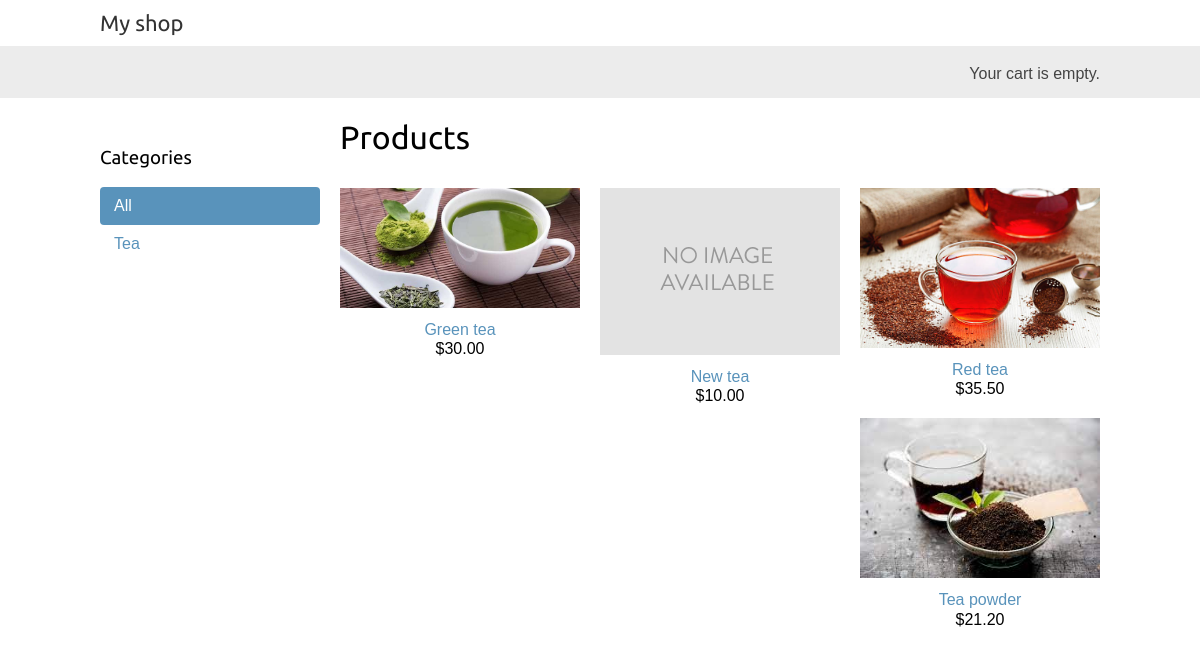
The page / on the database its author committed.
### shop/models.py (models this page shows, shortened)
class Category(models.Model):
    name = models.CharField(max_length=256, db_index=True)
    slug = models.SlugField(max_length=256, unique=True)
    class Meta:
        ordering = ('name',)
        verbose_name = 'category'
        verbose_name_plural = 'categories'
    def get_absolute_url(self):
        return reverse('shop:product_list_by_category', args=[self.slug])

class Product(models.Model):
    category = models.ForeignKey(Category, on_delete=models.CASCADE, related_name='products')
    name = models.CharField(max_length=256, db_index=True)
    slug = models.SlugField(max_length=256, unique=True)
    image = models.ImageField(upload_to='products/%Y/%m/%d', blank=True)
    description = models.TextField(blank=True)
    price = models.DecimalField(max_digits=10, decimal_places=2)
    available = models.BooleanField(default=True)
    created = models.DateTimeField(auto_now_add=True)
    updated = models.DateTimeField(auto_now=True)
    stock = models.PositiveIntegerField(default=0)
    class Meta:
        ordering = ('name',)
        index_together = (('id', 'slug'),)
    def get_absolute_url(self):
        return reverse('shop:product_detail', args=[self.id, self.slug])

### shop/views.py (the view)
# urls.py: path('', views.product_list, name='product_list'),
def product_list(request, category_slug=None):
    categories = Category.objects.all()
    category = None
    products = Product.objects.filter(available=True)
    if category_slug:
        category = get_object_or_404(Category, slug=category_slug)
        products = products.filter(category=category)
    return render(request, 'shop/product/list.html',
                  {'category': category,
                   'products': products,
                   'categories': categories})

### cart/cart.py (called while the page is built)
    def __len__(self):
        return sum(item['quantity'] for item in self.cart.values())

### cart/context_processors.py (called while the page is built)
def cart(request):
    return {'cart': Cart(request)}

### shop/templates/shop/product/list.html (shortened to what this page needs)
{% extends 'shop/base.html' %}
{% load static %}
{% block content %}
 <div id="sidebar">
    <h3>Categories</h3>
    <ul>
        <li {% if not category %} class="selected"{% endif %}>
            <a href="{% url 'shop:product_list' %}">All</a>
        </li>
        {% for c in categories %}
            <li {% if category.slug == c.slug %} class="selected" {% endif %}>
                <a href="{{ c.get_absolute_url }}">{{ c.name }}</a>
            </li>
        {% endfor %}
    </ul>
 </div>
 <div id="main" class="product-list">
    <h1>{% if category %}{{ category.name }}{% else %}Products{% endif %}</h1>
    {% for product in products %}
        <div class="item">
            <a href="{{ product.get_absolute_url }}">
                <img src="{% if product.image %}{{ product.image.url }}{%else %}
                {% static 'img/no_image.png' %}{% endif %}">
            </a>
            <a href="{{ product.get_absolute_url }}">{{ product.name }}</a>
            <br>
            ${{ product.price }}
        </div>
    {% endfor %}
 </div>
{% endblock %}

### shop/templates/shop/base.html (shortened to what this page needs)
<!DOCTYPE html>
{% load static %}
<html lang="en">
<head>
    <link href="{% static 'css/base.css' %}" rel="stylesheet">
</head>
<body>
    <div id="header">
        <a href="{% url 'shop:product_list' %}" class="logo">My shop</a>
    </div>
    <div id="subheader">
        <div class="cart">
            {% with total_items=cart|length %}
                {% if total_items > 0 %}
                    <a href="{% url 'cart:cart_detail' %}">
                        {{ total_items }} item{{ total_items|pluralize }},
                        ${{ cart.get_total_price }}
                    </a>
                {% else %}
                    Your cart is empty.
                {% endif %}
            {% endwith %}
        </div>
    </div>
    <div id="content">
        {% block content %}{% endblock %}
    </div>
</body>
</html>

### shop/static/css/base.css (style rules this page uses)
body { margin:0; padding:0; font-family:helvetica, sans-serif; }
h1, h2, h3, h4, h5 , h6 { font-family: 'Ubuntu', sans-serif; font-weight:normal; }
a { text-decoration:none; color:#5993bb; }
#header { padding:10px 100px; font-size:18px; overflow:auto; }
#subheader { background:#ececec; color:#444; padding:15px 100px; overflow:auto; }
#header .logo { font-family: 'Ubuntu', sans-serif; float:left; color:#333; font-size:22px; margin-right:10%; }
#subheader .cart { float:right; padding-top:4px; }
#content { padding:0 100px; overflow:hidden; }
#sidebar { width:220px; padding:30px 20px 0 0; float:left; }
#sidebar ul { margin:0; padding:0; }
#sidebar ul li { margin:0; list-style:none; padding:10px 14px; }
#sidebar ul li a { display:block; }
#sidebar ul li.selected { background:#5993bb; border-radius:4px; }
#sidebar ul li.selected a { color:#fff; }
#main { float:left; width: 96%; margin-right:-220px; overflow:hidden; }
.product-list .item { width:25%; padding:10px 20px 10px 0; float:left; text-align:center; line-height:1.2; }
.product-list .item img { width:100%; margin-bottom:8px; }

### rows shown on the page
Category: name "Tea"
Product: image (picture), name "Green tea", price "30.00"
Product: name "New tea", price "10.00"
Product: image (picture), name "Red tea", price "35.50"
Product: image (picture), name "Tea powder", price "21.20"
